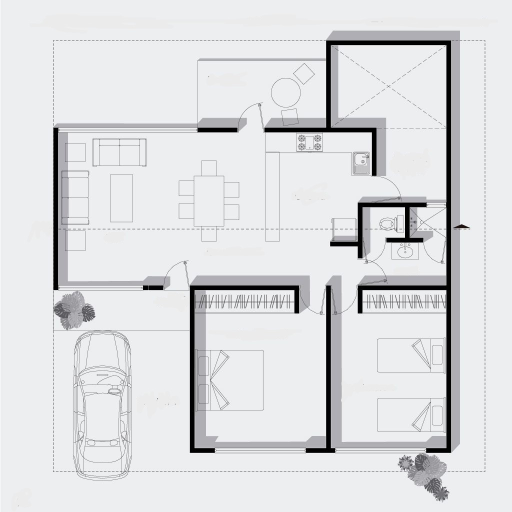
#> input picture images/plano1.jpg, 1024 x 1024 px (shown at 1/2 size); its folder holds only this picture in this run
$ jupyter execute location.ipynb
#> lines starting #> are read from the running program, lines starting #| are printed output that depends on the picture; after the words box and inside, x2 and y2 are one past the last pixel; in counts of white or black regions, pixels touching at a corner belong together
[cell 1]
import cv2
import numpy as np
import os
import matplotlib.pyplot as plt

# Ruta de imágenes
ruta = "./images/"
imagenes = []
for nombre in sorted(os.listdir(ruta)):
    img = cv2.imread(os.path.join(ruta, nombre))
#> img is the input picture: shape (1024, 1024, 3); mean B, G, R 224.2, 222, 221.2
    gris = cv2.cvtColor(img, cv2.COLOR_BGR2GRAY)
    # Reducción de ruido
    gris = cv2.GaussianBlur(gris, (5, 5), 1)
    # Binarización (Otsu)
    _, binaria = cv2.threshold(gris, 0, 255, cv2.THRESH_BINARY + cv2.THRESH_OTSU + cv2.THRESH_OTSU)
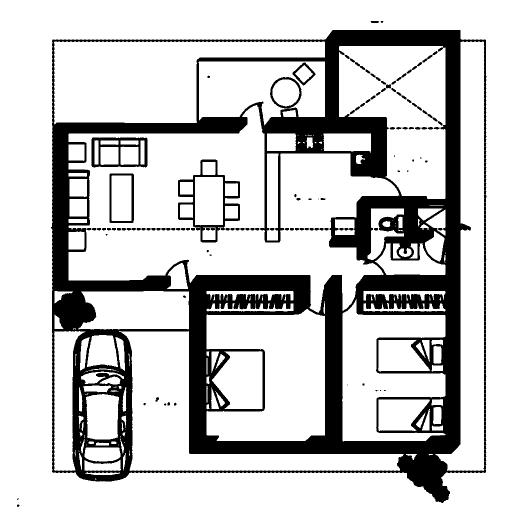
#> binaria: shape (1024, 1024) (shown at 1/2 size); 78.1% white; 112 black regions (21 under 20 px), largest, box (x1, y1, x2, y2) and area: (102, 60, 973, 1006) 217172, (356, 319, 480, 485) 3733, (183, 275, 295, 335) 2688
    # Dilate/Erode (solo si las líneas lo requieren)
    kernel = np.ones((3, 3), np.uint8)
    binaria = cv2.morphologyEx(binaria, cv2.MORPH_OPEN, kernel, iterations=1)
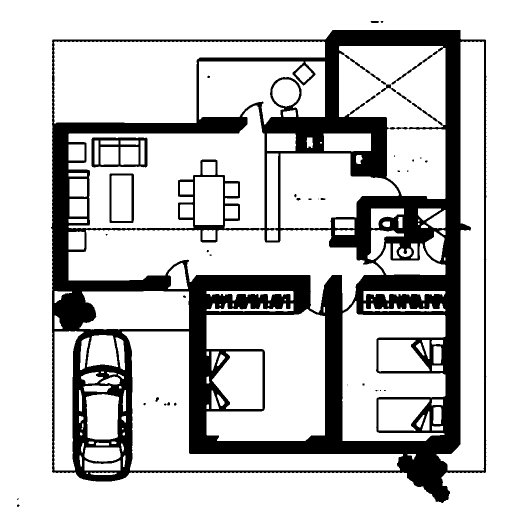
#> binaria: shape (1024, 1024) (shown at 1/2 size); 77.8% white; 36 black regions (20 under 20 px), largest, box (x1, y1, x2, y2) and area: (102, 60, 973, 1006) 227506, (183, 275, 295, 335) 2701, (219, 347, 268, 446) 1202
    binaria = cv2.morphologyEx(binaria, cv2.MORPH_CLOSE, kernel, iterations=1)
#> binaria: shape (1024, 1024); 77.9% white; 47 black regions (13 under 20 px), largest, box (x1, y1, x2, y2) and area: (102, 60, 973, 1006) 221408, (274, 319, 518, 485) 4689, (183, 275, 295, 335) 2696
    # Redimensión (por ejemplo 1024x1024)
    binaria = cv2.resize(binaria, (1024, 1024))
    imagenes.append(binaria)
    plt.imshow(binaria, cmap='gray')
    plt.title(nombre)
    plt.show()

$ run again, on images/plano4.jpg
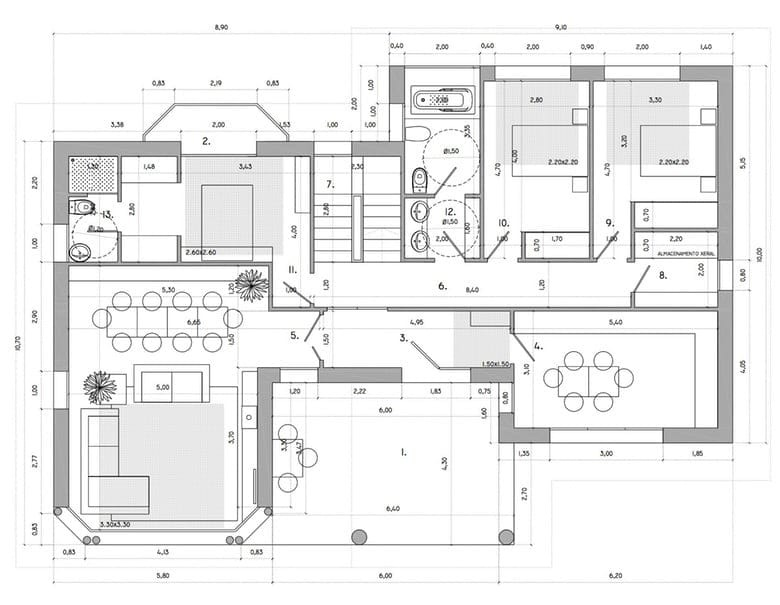
#> input picture images/plano4.jpg, 780 x 605 px
#> img is the input picture: shape (605, 780, 3); mean B, G, R 238.2, 238.2, 238.2
#> `_, binaria = cv2.threshold(gris, 0, 255, cv2.THRESH_BINARY + cv2.THRES..`:
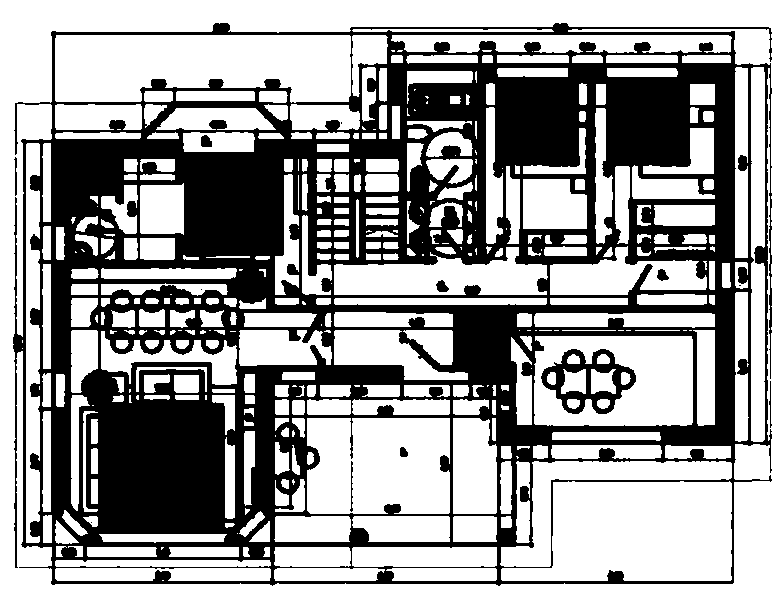
#> binaria: shape (605, 780); 61.5% white; 14 black regions (5 under 20 px), largest, box (x1, y1, x2, y2) and area: (13, 23, 772, 586) 178780, (541, 349, 636, 414) 2461, (201, 135, 212, 147) 109
#> `binaria = cv2.resize(binaria, (1024, 1024))`:
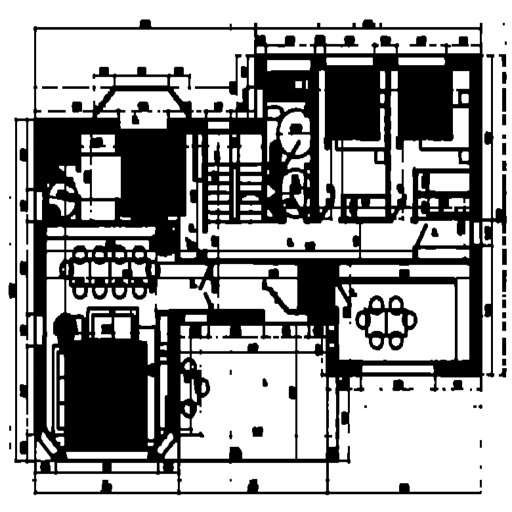
#> binaria: shape (1024, 1024) (shown at 1/2 size); min 0, max 255, mean 158.2

$ run again, on images/plano5.jpg
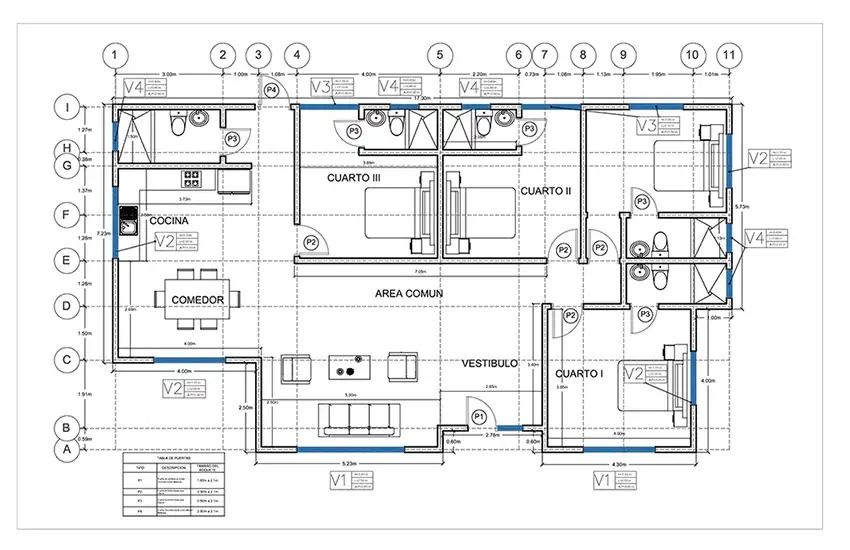
#> input picture images/plano5.jpg, 850 x 550 px
#> img is the input picture: shape (550, 850, 3); mean B, G, R 237.3, 236.8, 236.2
#> `_, binaria = cv2.threshold(gris, 0, 255, cv2.THRESH_BINARY + cv2.THRES..`:
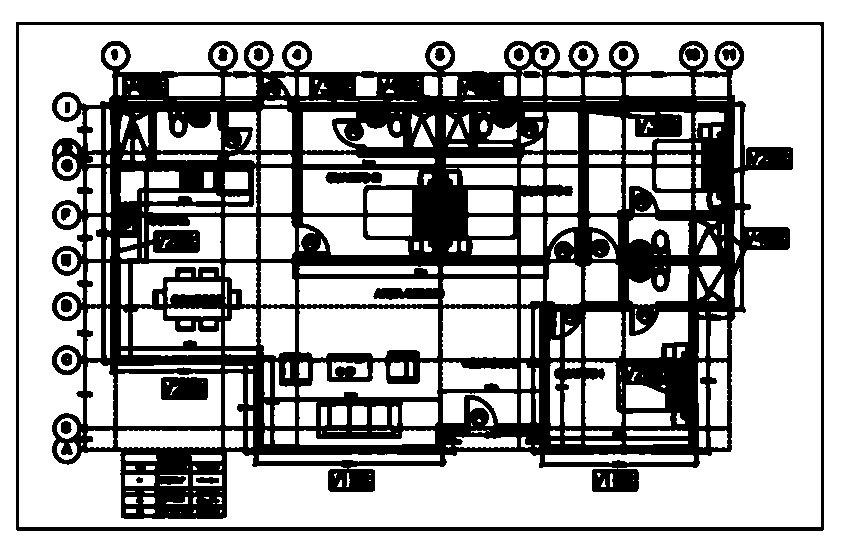
#> binaria: shape (550, 850); 67.2% white; 23 black regions, largest, box (x1, y1, x2, y2) and area: (52, 41, 793, 519) 141261, (16, 22, 824, 531) 8667, (161, 377, 208, 400) 1032
#> `binaria = cv2.resize(binaria, (1024, 1024))`:
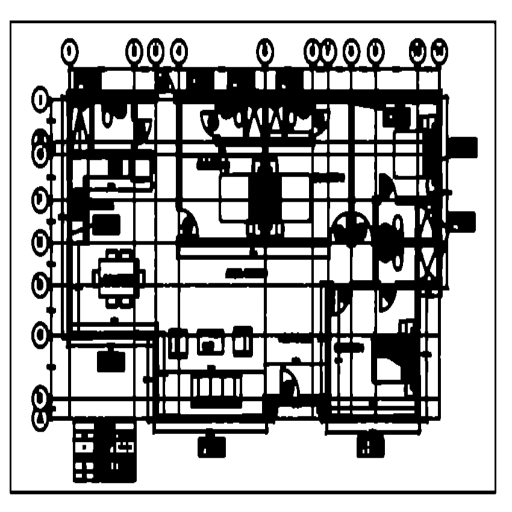
#> binaria: shape (1024, 1024) (shown at 1/2 size); min 0, max 255, mean 169.4

$ run again, on images/plano6.jpg
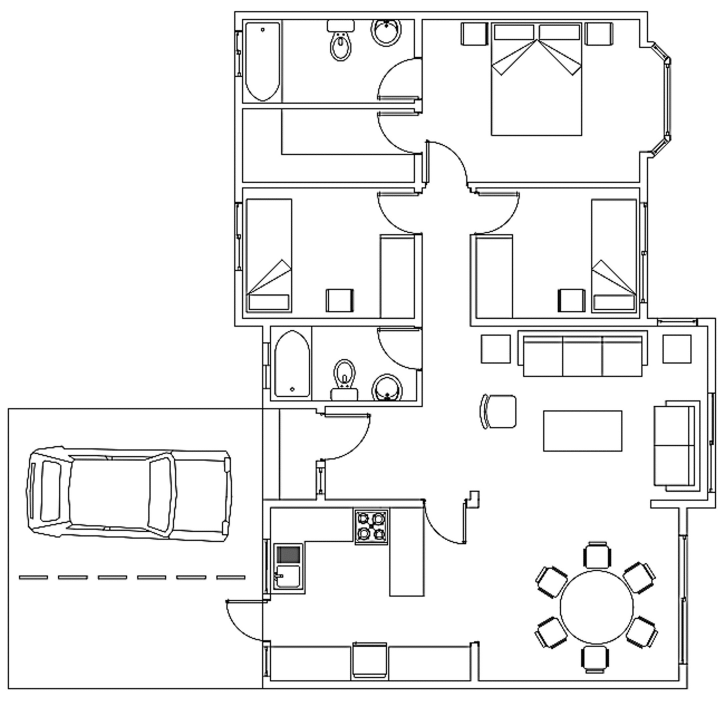
#> input picture images/plano6.jpg, 2175 x 2158 px (shown at 1/3 size)
#> img is the input picture: shape (2158, 2175, 3); min 0, max 255, mean 241.1
#> `_, binaria = cv2.threshold(gris, 0, 255, cv2.THRESH_BINARY + cv2.THRES..`:
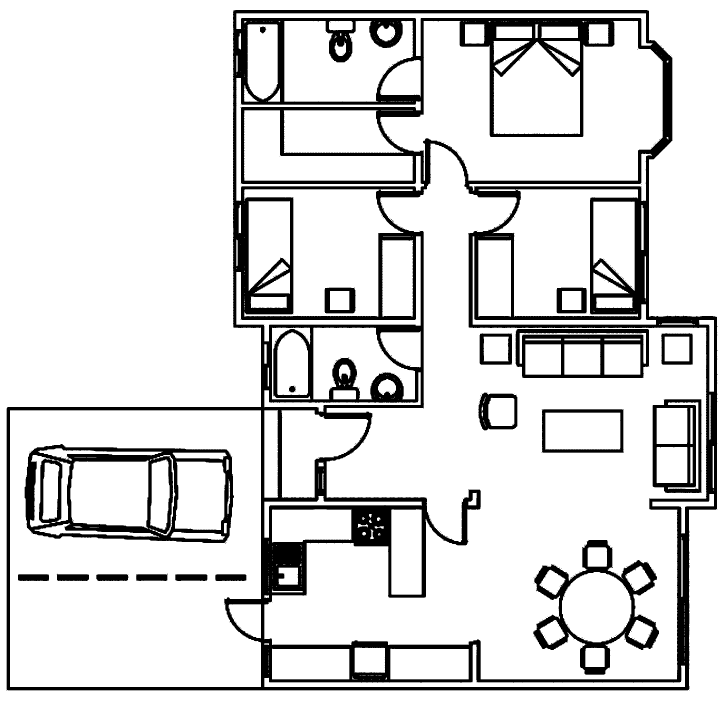
#> binaria: shape (2158, 2175) (shown at 1/3 size); 86.2% white; 424 black regions (405 under 20 px), largest, box (x1, y1, x2, y2) and area: (20, 30, 2152, 2072) 483327, (74, 1332, 702, 1631) 55254, (1600, 1620, 1977, 2024) 31624
#> `binaria = cv2.resize(binaria, (1024, 1024))`:
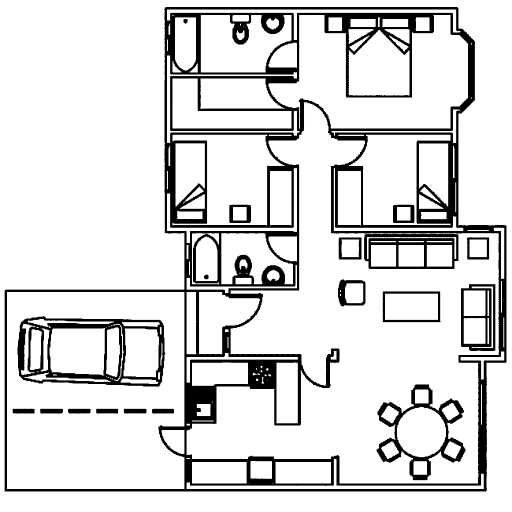
#> binaria: shape (1024, 1024) (shown at 1/2 size); min 0, max 255, mean 219.4

$ run again, on images/plano10.jpg
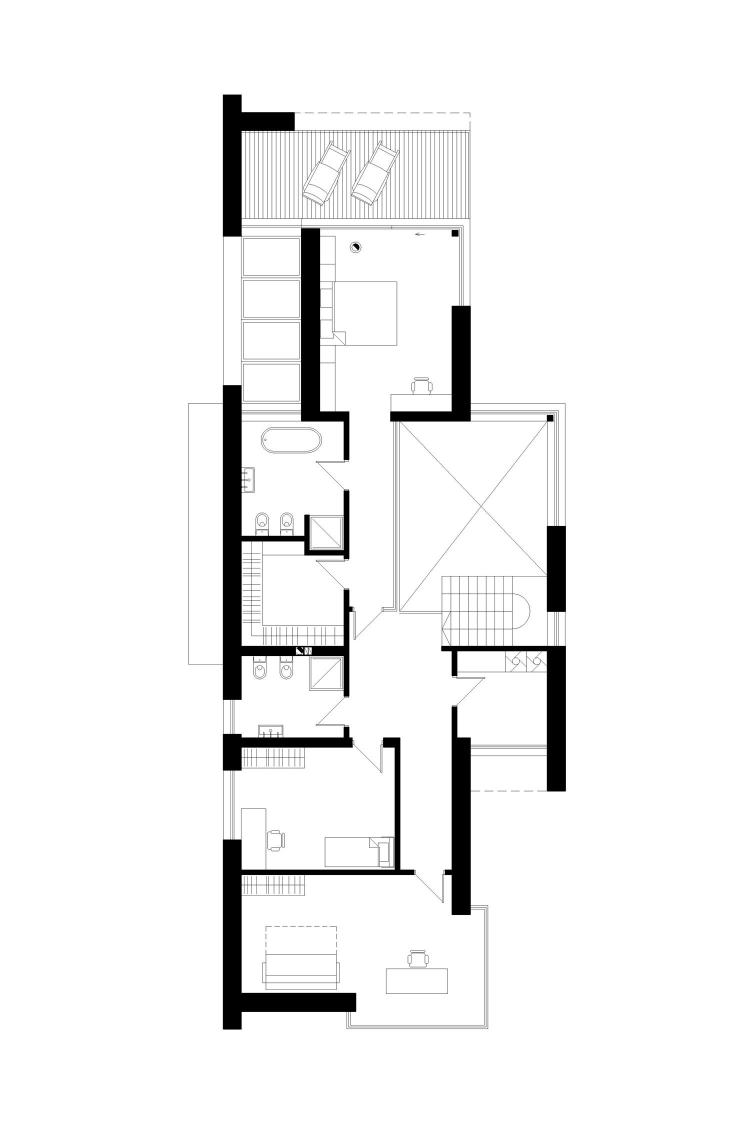
#> input picture images/plano10.jpg, 1500 x 2293 px (shown at 1/2 size)
#> img is the input picture: shape (2293, 1500, 3); min 0, max 255, mean 241.8
#> `_, binaria = cv2.threshold(gris, 0, 255, cv2.THRESH_BINARY + cv2.THRES..`:
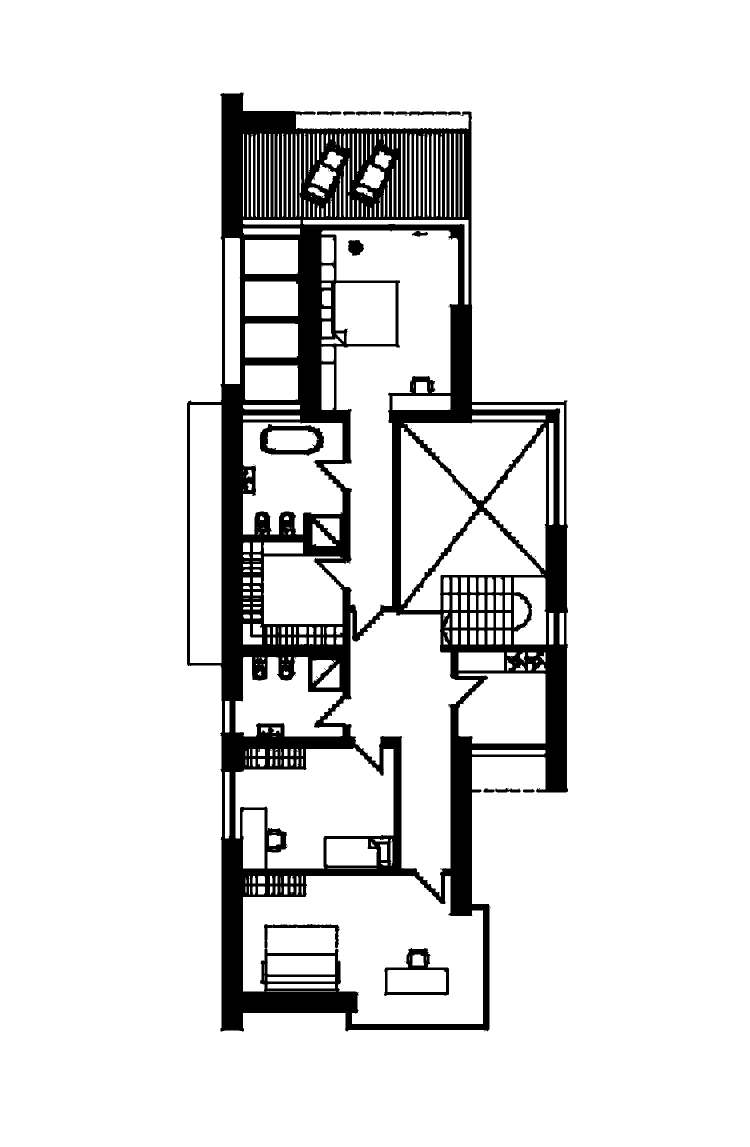
#> binaria: shape (2293, 1500) (shown at 1/2 size); 88.8% white; 45 black regions (34 under 20 px), largest, box (x1, y1, x2, y2) and area: (374, 184, 1136, 2063) 376414, (519, 848, 648, 912) 3218, (768, 1896, 898, 1992) 3059
#> `binaria = cv2.resize(binaria, (1024, 1024))`:
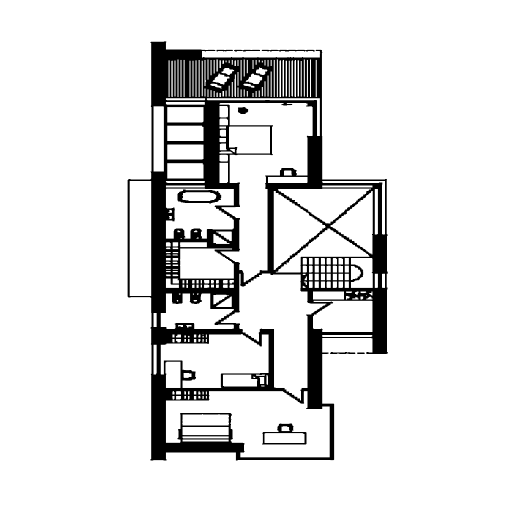
#> binaria: shape (1024, 1024) (shown at 1/2 size); min 0, max 255, mean 226.2
